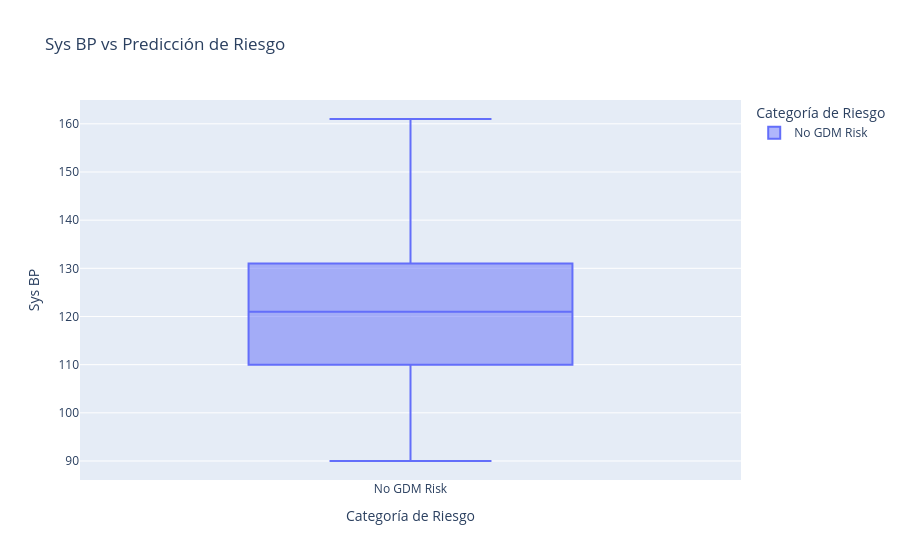

Notebook code cell kept with this figure:
### Code cell
fig_boxplots = []
for feature in sorted_features[:6]:
    fig = px.box(
        diabeticPatients, 
        x="Risk prediction", 
        y = feature,
        title = f"{feature} vs Predicción de Riesgo", 
        labels = {'Risk prediction': 'Categoría de Riesgo'},
        color = "Risk prediction"
    )
    fig_boxplots.append(fig)
for fig in fig_boxplots:
    fig.show()

### Figure 1 — Plotly figure (JSON) as saved in the notebook; plotly's stock layout.template omitted (floating-point values rounded to 4 significant figures; data arrays with more than 128 entries replaced by an {"elided": "..."} marker saying what was removed)
{"data": [{"alignmentgroup": "True", "hovertemplate": "Categoría de Riesgo=%{x}<br>Sys BP=%{y}<extra></extra>", "legendgroup": "No GDM Risk", "marker": {"color": "#636efa"}, "name": "No GDM Risk", "notched": false, "offsetgroup": "No GDM Risk", "orientation": "v", "showlegend": true, "type": "box", "x": {"elided": "364 str values"}, "x0": " ", "xaxis": "x", "y": {"elided": "364 int values"}, "y0": " ", "yaxis": "y"}], "layout": {"autosize": true, "boxmode": "overlay", "legend": {"title": {"text": "Categoría de Riesgo"}, "tracegroupgap": 0}, "title": {"text": "Sys BP vs Predicción de Riesgo"}, "xaxis": {"anchor": "y", "autorange": true, "categoryarray": ["No GDM Risk"], "categoryorder": "array", "domain": [0, 1], "range": [-0.5, 0.5], "title": {"text": "Categoría de Riesgo"}, "type": "category"}, "yaxis": {"anchor": "x", "autorange": true, "domain": [0, 1], "range": [86.06, 164.9], "title": {"text": "Sys BP"}, "type": "linear"}}}
